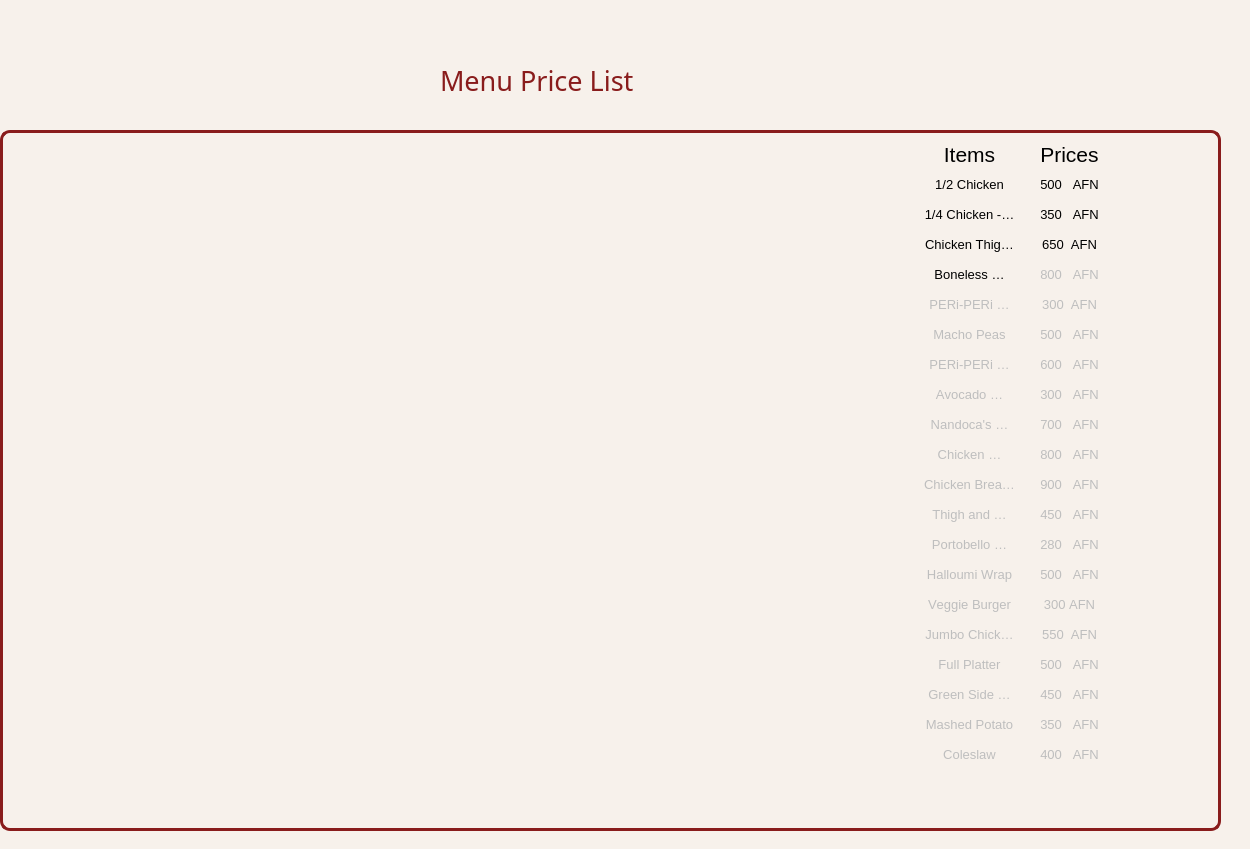
<?xml version="1.0" encoding="UTF-8"?>
<ui version="4.0">
 <class>PriceList</class>
 <widget class="QMainWindow" name="PriceList">
  <property name="geometry">
   <rect>
    <x>0</x>
    <y>0</y>
    <width>1250</width>
    <height>849</height>
   </rect>
  </property>
  <property name="windowTitle">
   <string>MainWindow</string>
  </property>
  <widget class="QWidget" name="centralwidget">
   <widget class="QLabel" name="label_2">
    <property name="geometry">
     <rect>
      <x>50</x>
      <y>180</y>
      <width>111</width>
      <height>31</height>
     </rect>
    </property>
    <property name="font">
     <font>
      <pointsize>17</pointsize>
     </font>
    </property>
    <property name="text">
     <string/>
    </property>
   </widget>
   <widget class="QTableWidget" name="tableWidget">
    <property name="geometry">
     <rect>
      <x>920</x>
      <y>140</y>
      <width>331</width>
      <height>641</height>
     </rect>
    </property>
    <property name="font">
     <font>
      <kerning>false</kerning>
     </font>
    </property>
    <property name="styleSheet">
     <string notr="true">QTableWidget{
	background-color: #f7f1eb;
border:none;
}

QHeaderView{
width:10;
}
</string>
    </property>
    <property name="autoScroll">
     <bool>false</bool>
    </property>
    <property name="alternatingRowColors">
     <bool>false</bool>
    </property>
    <property name="selectionMode">
     <enum>QAbstractItemView::ExtendedSelection</enum>
    </property>
    <property name="gridStyle">
     <enum>Qt::NoPen</enum>
    </property>
    <property name="wordWrap">
     <bool>true</bool>
    </property>
    <property name="rowCount">
     <number>21</number>
    </property>
    <property name="columnCount">
     <number>2</number>
    </property>
    <attribute name="horizontalHeaderVisible">
     <bool>false</bool>
    </attribute>
    <attribute name="horizontalHeaderCascadingSectionResizes">
     <bool>false</bool>
    </attribute>
    <attribute name="horizontalHeaderHighlightSections">
     <bool>false</bool>
    </attribute>
    <attribute name="verticalHeaderVisible">
     <bool>false</bool>
    </attribute>
    <attribute name="verticalHeaderHighlightSections">
     <bool>false</bool>
    </attribute>
    <row/>
    <row/>
    <row/>
    <row/>
    <row/>
    <row/>
    <row/>
    <row/>
    <row/>
    <row/>
    <row/>
    <row/>
    <row/>
    <row/>
    <row/>
    <row/>
    <row/>
    <row/>
    <row/>
    <row/>
    <row/>
    <column/>
    <column/>
    <item row="0" column="0">
     <property name="text">
      <string notr="true">Items</string>
     </property>
     <property name="font">
      <font>
       <pointsize>16</pointsize>
       <weight>50</weight>
       <bold>false</bold>
       <kerning>true</kerning>
      </font>
     </property>
     <property name="textAlignment">
      <set>AlignCenter</set>
     </property>
     <property name="flags">
      <set>NoItemFlags</set>
     </property>
    </item>
    <item row="0" column="1">
     <property name="text">
      <string notr="true">Prices</string>
     </property>
     <property name="toolTip">
      <string/>
     </property>
     <property name="whatsThis">
      <string/>
     </property>
     <property name="font">
      <font>
       <pointsize>16</pointsize>
      </font>
     </property>
     <property name="textAlignment">
      <set>AlignCenter</set>
     </property>
     <property name="flags">
      <set>NoItemFlags</set>
     </property>
    </item>
    <item row="1" column="0">
     <property name="text">
      <string>1/2 Chicken</string>
     </property>
     <property name="font">
      <font>
       <pointsize>10</pointsize>
      </font>
     </property>
     <property name="textAlignment">
      <set>AlignCenter</set>
     </property>
     <property name="flags">
      <set>NoItemFlags</set>
     </property>
    </item>
    <item row="1" column="1">
     <property name="text">
      <string>500   AFN</string>
     </property>
     <property name="font">
      <font>
       <pointsize>10</pointsize>
      </font>
     </property>
     <property name="textAlignment">
      <set>AlignCenter</set>
     </property>
     <property name="flags">
      <set>NoItemFlags</set>
     </property>
    </item>
    <item row="2" column="0">
     <property name="text">
      <string>1/4 Chicken - Breast</string>
     </property>
     <property name="font">
      <font>
       <pointsize>10</pointsize>
      </font>
     </property>
     <property name="textAlignment">
      <set>AlignCenter</set>
     </property>
     <property name="flags">
      <set>NoItemFlags</set>
     </property>
    </item>
    <item row="2" column="1">
     <property name="text">
      <string>350   AFN</string>
     </property>
     <property name="font">
      <font>
       <pointsize>10</pointsize>
      </font>
     </property>
     <property name="textAlignment">
      <set>AlignCenter</set>
     </property>
     <property name="flags">
      <set>NoItemFlags</set>
     </property>
    </item>
    <item row="3" column="0">
     <property name="text">
      <string>Chicken Thigh Skewers</string>
     </property>
     <property name="font">
      <font>
       <pointsize>10</pointsize>
      </font>
     </property>
     <property name="textAlignment">
      <set>AlignCenter</set>
     </property>
     <property name="flags">
      <set>NoItemFlags</set>
     </property>
    </item>
    <item row="3" column="1">
     <property name="text">
      <string>650  AFN</string>
     </property>
     <property name="font">
      <font>
       <pointsize>10</pointsize>
      </font>
     </property>
     <property name="textAlignment">
      <set>AlignCenter</set>
     </property>
     <property name="flags">
      <set>NoItemFlags</set>
     </property>
    </item>
    <item row="4" column="0">
     <property name="text">
      <string>Boneless Chicken Breast</string>
     </property>
     <property name="font">
      <font>
       <pointsize>10</pointsize>
      </font>
     </property>
     <property name="textAlignment">
      <set>AlignCenter</set>
     </property>
     <property name="flags">
      <set>NoItemFlags</set>
     </property>
    </item>
    <item row="4" column="1">
     <property name="text">
      <string>800   AFN</string>
     </property>
     <property name="font">
      <font>
       <pointsize>10</pointsize>
      </font>
     </property>
     <property name="textAlignment">
      <set>AlignCenter</set>
     </property>
     <property name="flags">
      <set>ItemIsSelectable|ItemIsEditable|ItemIsDragEnabled|ItemIsDropEnabled|ItemIsUserCheckable</set>
     </property>
    </item>
    <item row="5" column="0">
     <property name="text">
      <string>PERi-PERi Wings</string>
     </property>
     <property name="font">
      <font>
       <pointsize>10</pointsize>
      </font>
     </property>
     <property name="textAlignment">
      <set>AlignCenter</set>
     </property>
     <property name="flags">
      <set>ItemIsSelectable|ItemIsEditable|ItemIsDragEnabled|ItemIsDropEnabled|ItemIsUserCheckable</set>
     </property>
    </item>
    <item row="5" column="1">
     <property name="text">
      <string>300  AFN</string>
     </property>
     <property name="font">
      <font>
       <pointsize>10</pointsize>
      </font>
     </property>
     <property name="textAlignment">
      <set>AlignCenter</set>
     </property>
     <property name="flags">
      <set>ItemIsSelectable|ItemIsEditable|ItemIsDragEnabled|ItemIsDropEnabled|ItemIsUserCheckable</set>
     </property>
    </item>
    <item row="6" column="0">
     <property name="text">
      <string>Macho Peas</string>
     </property>
     <property name="font">
      <font>
       <pointsize>10</pointsize>
      </font>
     </property>
     <property name="textAlignment">
      <set>AlignCenter</set>
     </property>
     <property name="flags">
      <set>ItemIsSelectable|ItemIsEditable|ItemIsDragEnabled|ItemIsDropEnabled|ItemIsUserCheckable</set>
     </property>
    </item>
    <item row="6" column="1">
     <property name="text">
      <string>500   AFN</string>
     </property>
     <property name="font">
      <font>
       <pointsize>10</pointsize>
      </font>
     </property>
     <property name="textAlignment">
      <set>AlignCenter</set>
     </property>
     <property name="flags">
      <set>ItemIsSelectable|ItemIsEditable|ItemIsDragEnabled|ItemIsDropEnabled|ItemIsUserCheckable</set>
     </property>
    </item>
    <item row="7" column="0">
     <property name="text">
      <string>PERi-PERi Chicken Bow</string>
     </property>
     <property name="font">
      <font>
       <pointsize>10</pointsize>
      </font>
     </property>
     <property name="textAlignment">
      <set>AlignCenter</set>
     </property>
     <property name="flags">
      <set>ItemIsSelectable|ItemIsEditable|ItemIsDragEnabled|ItemIsDropEnabled|ItemIsUserCheckable</set>
     </property>
    </item>
    <item row="7" column="1">
     <property name="text">
      <string>600   AFN</string>
     </property>
     <property name="font">
      <font>
       <pointsize>10</pointsize>
      </font>
     </property>
     <property name="textAlignment">
      <set>AlignCenter</set>
     </property>
     <property name="flags">
      <set>ItemIsSelectable|ItemIsEditable|ItemIsDragEnabled|ItemIsDropEnabled|ItemIsUserCheckable</set>
     </property>
    </item>
    <item row="8" column="0">
     <property name="text">
      <string>Avocado Pepper Bowl</string>
     </property>
     <property name="font">
      <font>
       <pointsize>10</pointsize>
      </font>
     </property>
     <property name="textAlignment">
      <set>AlignCenter</set>
     </property>
     <property name="flags">
      <set>ItemIsSelectable|ItemIsEditable|ItemIsDragEnabled|ItemIsDropEnabled|ItemIsUserCheckable</set>
     </property>
    </item>
    <item row="8" column="1">
     <property name="text">
      <string>300   AFN</string>
     </property>
     <property name="font">
      <font>
       <pointsize>10</pointsize>
      </font>
     </property>
     <property name="textAlignment">
      <set>AlignCenter</set>
     </property>
     <property name="flags">
      <set>ItemIsSelectable|ItemIsEditable|ItemIsDragEnabled|ItemIsDropEnabled|ItemIsUserCheckable</set>
     </property>
    </item>
    <item row="9" column="0">
     <property name="text">
      <string>Nandoca's Choice</string>
     </property>
     <property name="font">
      <font>
       <pointsize>10</pointsize>
      </font>
     </property>
     <property name="textAlignment">
      <set>AlignCenter</set>
     </property>
     <property name="flags">
      <set>ItemIsSelectable|ItemIsEditable|ItemIsDragEnabled|ItemIsDropEnabled|ItemIsUserCheckable</set>
     </property>
    </item>
    <item row="9" column="1">
     <property name="text">
      <string>700   AFN</string>
     </property>
     <property name="font">
      <font>
       <pointsize>10</pointsize>
      </font>
     </property>
     <property name="textAlignment">
      <set>AlignCenter</set>
     </property>
     <property name="flags">
      <set>ItemIsSelectable|ItemIsEditable|ItemIsDragEnabled|ItemIsDropEnabled|ItemIsUserCheckable</set>
     </property>
    </item>
    <item row="10" column="0">
     <property name="text">
      <string>Chicken Caesar Wrap</string>
     </property>
     <property name="font">
      <font>
       <pointsize>10</pointsize>
      </font>
     </property>
     <property name="textAlignment">
      <set>AlignCenter</set>
     </property>
     <property name="flags">
      <set>ItemIsSelectable|ItemIsEditable|ItemIsDragEnabled|ItemIsDropEnabled|ItemIsUserCheckable</set>
     </property>
    </item>
    <item row="10" column="1">
     <property name="text">
      <string>800   AFN</string>
     </property>
     <property name="font">
      <font>
       <pointsize>10</pointsize>
      </font>
     </property>
     <property name="textAlignment">
      <set>AlignCenter</set>
     </property>
     <property name="flags">
      <set>ItemIsSelectable|ItemIsEditable|ItemIsDragEnabled|ItemIsDropEnabled|ItemIsUserCheckable</set>
     </property>
    </item>
    <item row="11" column="0">
     <property name="text">
      <string>Chicken Breast Pita</string>
     </property>
     <property name="font">
      <font>
       <pointsize>10</pointsize>
      </font>
     </property>
     <property name="textAlignment">
      <set>AlignCenter</set>
     </property>
     <property name="flags">
      <set>ItemIsSelectable|ItemIsEditable|ItemIsDragEnabled|ItemIsDropEnabled|ItemIsUserCheckable</set>
     </property>
    </item>
    <item row="11" column="1">
     <property name="text">
      <string>900   AFN</string>
     </property>
     <property name="font">
      <font>
       <pointsize>10</pointsize>
      </font>
     </property>
     <property name="textAlignment">
      <set>AlignCenter</set>
     </property>
     <property name="flags">
      <set>ItemIsSelectable|ItemIsEditable|ItemIsDragEnabled|ItemIsDropEnabled|ItemIsUserCheckable</set>
     </property>
    </item>
    <item row="12" column="0">
     <property name="text">
      <string>Thigh and Mighty</string>
     </property>
     <property name="font">
      <font>
       <pointsize>10</pointsize>
      </font>
     </property>
     <property name="textAlignment">
      <set>AlignCenter</set>
     </property>
     <property name="flags">
      <set>ItemIsSelectable|ItemIsEditable|ItemIsDragEnabled|ItemIsDropEnabled|ItemIsUserCheckable</set>
     </property>
    </item>
    <item row="12" column="1">
     <property name="text">
      <string>450   AFN</string>
     </property>
     <property name="font">
      <font>
       <pointsize>10</pointsize>
      </font>
     </property>
     <property name="textAlignment">
      <set>AlignCenter</set>
     </property>
     <property name="flags">
      <set>ItemIsSelectable|ItemIsEditable|ItemIsDragEnabled|ItemIsDropEnabled|ItemIsUserCheckable</set>
     </property>
    </item>
    <item row="13" column="0">
     <property name="text">
      <string>Portobello Mushroom</string>
     </property>
     <property name="font">
      <font>
       <pointsize>10</pointsize>
      </font>
     </property>
     <property name="textAlignment">
      <set>AlignCenter</set>
     </property>
     <property name="flags">
      <set>ItemIsSelectable|ItemIsEditable|ItemIsDragEnabled|ItemIsDropEnabled|ItemIsUserCheckable</set>
     </property>
    </item>
    <item row="13" column="1">
     <property name="text">
      <string>280   AFN</string>
     </property>
     <property name="font">
      <font>
       <pointsize>10</pointsize>
      </font>
     </property>
     <property name="textAlignment">
      <set>AlignCenter</set>
     </property>
     <property name="flags">
      <set>ItemIsSelectable|ItemIsEditable|ItemIsDragEnabled|ItemIsDropEnabled|ItemIsUserCheckable</set>
     </property>
    </item>
    <item row="14" column="0">
     <property name="text">
      <string>Halloumi Wrap</string>
     </property>
     <property name="font">
      <font>
       <pointsize>10</pointsize>
      </font>
     </property>
     <property name="textAlignment">
      <set>AlignCenter</set>
     </property>
     <property name="flags">
      <set>ItemIsSelectable|ItemIsEditable|ItemIsDragEnabled|ItemIsDropEnabled|ItemIsUserCheckable</set>
     </property>
    </item>
    <item row="14" column="1">
     <property name="text">
      <string>500   AFN</string>
     </property>
     <property name="font">
      <font>
       <pointsize>10</pointsize>
      </font>
     </property>
     <property name="textAlignment">
      <set>AlignCenter</set>
     </property>
     <property name="flags">
      <set>ItemIsSelectable|ItemIsEditable|ItemIsDragEnabled|ItemIsDropEnabled|ItemIsUserCheckable</set>
     </property>
    </item>
    <item row="15" column="0">
     <property name="text">
      <string>Veggie Burger</string>
     </property>
     <property name="font">
      <font>
       <pointsize>10</pointsize>
      </font>
     </property>
     <property name="textAlignment">
      <set>AlignCenter</set>
     </property>
     <property name="flags">
      <set>ItemIsSelectable|ItemIsEditable|ItemIsDragEnabled|ItemIsDropEnabled|ItemIsUserCheckable</set>
     </property>
    </item>
    <item row="15" column="1">
     <property name="text">
      <string>300 AFN</string>
     </property>
     <property name="font">
      <font>
       <pointsize>10</pointsize>
      </font>
     </property>
     <property name="textAlignment">
      <set>AlignCenter</set>
     </property>
     <property name="flags">
      <set>ItemIsSelectable|ItemIsEditable|ItemIsDragEnabled|ItemIsDropEnabled|ItemIsUserCheckable</set>
     </property>
    </item>
    <item row="16" column="0">
     <property name="text">
      <string>Jumbo Chicken Platter</string>
     </property>
     <property name="font">
      <font>
       <pointsize>10</pointsize>
      </font>
     </property>
     <property name="textAlignment">
      <set>AlignCenter</set>
     </property>
     <property name="flags">
      <set>ItemIsSelectable|ItemIsEditable|ItemIsDragEnabled|ItemIsDropEnabled|ItemIsUserCheckable</set>
     </property>
    </item>
    <item row="16" column="1">
     <property name="text">
      <string>550  AFN</string>
     </property>
     <property name="font">
      <font>
       <pointsize>10</pointsize>
      </font>
     </property>
     <property name="textAlignment">
      <set>AlignCenter</set>
     </property>
     <property name="flags">
      <set>ItemIsSelectable|ItemIsEditable|ItemIsDragEnabled|ItemIsDropEnabled|ItemIsUserCheckable</set>
     </property>
    </item>
    <item row="17" column="0">
     <property name="text">
      <string>Full Platter</string>
     </property>
     <property name="font">
      <font>
       <pointsize>10</pointsize>
      </font>
     </property>
     <property name="textAlignment">
      <set>AlignCenter</set>
     </property>
     <property name="flags">
      <set>ItemIsSelectable|ItemIsEditable|ItemIsDragEnabled|ItemIsDropEnabled|ItemIsUserCheckable</set>
     </property>
    </item>
    <item row="17" column="1">
     <property name="text">
      <string>500   AFN</string>
     </property>
     <property name="font">
      <font>
       <pointsize>10</pointsize>
      </font>
     </property>
     <property name="textAlignment">
      <set>AlignCenter</set>
     </property>
     <property name="flags">
      <set>ItemIsSelectable|ItemIsEditable|ItemIsDragEnabled|ItemIsDropEnabled|ItemIsUserCheckable</set>
     </property>
    </item>
    <item row="18" column="0">
     <property name="text">
      <string>Green Side Salad</string>
     </property>
     <property name="font">
      <font>
       <pointsize>10</pointsize>
      </font>
     </property>
     <property name="textAlignment">
      <set>AlignCenter</set>
     </property>
     <property name="flags">
      <set>ItemIsSelectable|ItemIsEditable|ItemIsDragEnabled|ItemIsDropEnabled|ItemIsUserCheckable</set>
     </property>
    </item>
    <item row="18" column="1">
     <property name="text">
      <string>450   AFN</string>
     </property>
     <property name="font">
      <font>
       <pointsize>10</pointsize>
      </font>
     </property>
     <property name="textAlignment">
      <set>AlignCenter</set>
     </property>
     <property name="flags">
      <set>ItemIsSelectable|ItemIsEditable|ItemIsDragEnabled|ItemIsDropEnabled|ItemIsUserCheckable</set>
     </property>
    </item>
    <item row="19" column="0">
     <property name="text">
      <string>Mashed Potato</string>
     </property>
     <property name="font">
      <font>
       <pointsize>10</pointsize>
      </font>
     </property>
     <property name="textAlignment">
      <set>AlignCenter</set>
     </property>
     <property name="flags">
      <set>ItemIsSelectable|ItemIsEditable|ItemIsDragEnabled|ItemIsDropEnabled|ItemIsUserCheckable</set>
     </property>
    </item>
    <item row="19" column="1">
     <property name="text">
      <string>350   AFN</string>
     </property>
     <property name="font">
      <font>
       <pointsize>10</pointsize>
      </font>
     </property>
     <property name="textAlignment">
      <set>AlignCenter</set>
     </property>
     <property name="flags">
      <set>ItemIsSelectable|ItemIsEditable|ItemIsDragEnabled|ItemIsDropEnabled|ItemIsUserCheckable</set>
     </property>
    </item>
    <item row="20" column="0">
     <property name="text">
      <string>Coleslaw</string>
     </property>
     <property name="font">
      <font>
       <pointsize>10</pointsize>
      </font>
     </property>
     <property name="textAlignment">
      <set>AlignCenter</set>
     </property>
     <property name="flags">
      <set>ItemIsSelectable|ItemIsEditable|ItemIsDragEnabled|ItemIsDropEnabled|ItemIsUserCheckable</set>
     </property>
    </item>
    <item row="20" column="1">
     <property name="text">
      <string>400   AFN</string>
     </property>
     <property name="font">
      <font>
       <pointsize>10</pointsize>
      </font>
     </property>
     <property name="textAlignment">
      <set>AlignCenter</set>
     </property>
     <property name="flags">
      <set>ItemIsSelectable|ItemIsEditable|ItemIsDragEnabled|ItemIsDropEnabled|ItemIsUserCheckable</set>
     </property>
    </item>
   </widget>
   <widget class="QLabel" name="background">
    <property name="geometry">
     <rect>
      <x>1150</x>
      <y>820</y>
      <width>1411</width>
      <height>911</height>
     </rect>
    </property>
    <property name="font">
     <font>
      <pointsize>16</pointsize>
      <weight>50</weight>
      <bold>false</bold>
     </font>
    </property>
    <property name="styleSheet">
     <string notr="true">QLabel{
	background-color: #f7f1eb;
}</string>
    </property>
    <property name="text">
     <string/>
    </property>
   </widget>
   <widget class="QLabel" name="background_2">
    <property name="geometry">
     <rect>
      <x>0</x>
      <y>-70</y>
      <width>1421</width>
      <height>941</height>
     </rect>
    </property>
    <property name="font">
     <font>
      <pointsize>16</pointsize>
      <weight>50</weight>
      <bold>false</bold>
     </font>
    </property>
    <property name="styleSheet">
     <string notr="true">QLabel{
	background-color: #f7f1eb;
}</string>
    </property>
    <property name="text">
     <string/>
    </property>
   </widget>
   <widget class="QLabel" name="label_5">
    <property name="geometry">
     <rect>
      <x>10</x>
      <y>10</y>
      <width>201</width>
      <height>111</height>
     </rect>
    </property>
    <property name="text">
     <string/>
    </property>
    <property name="pixmap">
     <pixmap>../images/logo-01.png</pixmap>
    </property>
    <property name="scaledContents">
     <bool>true</bool>
    </property>
   </widget>
   <widget class="QLabel" name="label_3">
    <property name="geometry">
     <rect>
      <x>440</x>
      <y>50</y>
      <width>601</width>
      <height>61</height>
     </rect>
    </property>
    <property name="font">
     <font>
      <family>Helvetica Rounded</family>
      <pointsize>20</pointsize>
      <weight>9</weight>
      <italic>false</italic>
      <bold>false</bold>
     </font>
    </property>
    <property name="styleSheet">
     <string notr="true">color:rgb(137, 28, 28);
font: 75 20pt &quot;Helvetica Rounded&quot;;</string>
    </property>
    <property name="text">
     <string>Menu Price List</string>
    </property>
   </widget>
   <widget class="QFrame" name="foodframe">
    <property name="geometry">
     <rect>
      <x>0</x>
      <y>130</y>
      <width>1221</width>
      <height>701</height>
     </rect>
    </property>
    <property name="styleSheet">
     <string notr="true">.QFrame{
border-radius: 10px;
border: 3px solid #891c1c;
}</string>
    </property>
    <property name="frameShape">
     <enum>QFrame::StyledPanel</enum>
    </property>
    <property name="frameShadow">
     <enum>QFrame::Plain</enum>
    </property>
    <property name="lineWidth">
     <number>8</number>
    </property>
    <property name="midLineWidth">
     <number>8</number>
    </property>
    <widget class="QLabel" name="label">
     <property name="geometry">
      <rect>
       <x>10</x>
       <y>10</y>
       <width>861</width>
       <height>681</height>
      </rect>
     </property>
     <property name="text">
      <string/>
     </property>
     <property name="pixmap">
      <pixmap>../images/nandos-menu-in-Australia.jpg</pixmap>
     </property>
     <property name="scaledContents">
      <bool>true</bool>
     </property>
    </widget>
   </widget>
   <zorder>background_2</zorder>
   <zorder>label_2</zorder>
   <zorder>tableWidget</zorder>
   <zorder>background</zorder>
   <zorder>label_5</zorder>
   <zorder>label_3</zorder>
   <zorder>foodframe</zorder>
  </widget>
 </widget>
 <resources/>
 <connections/>
</ui>
